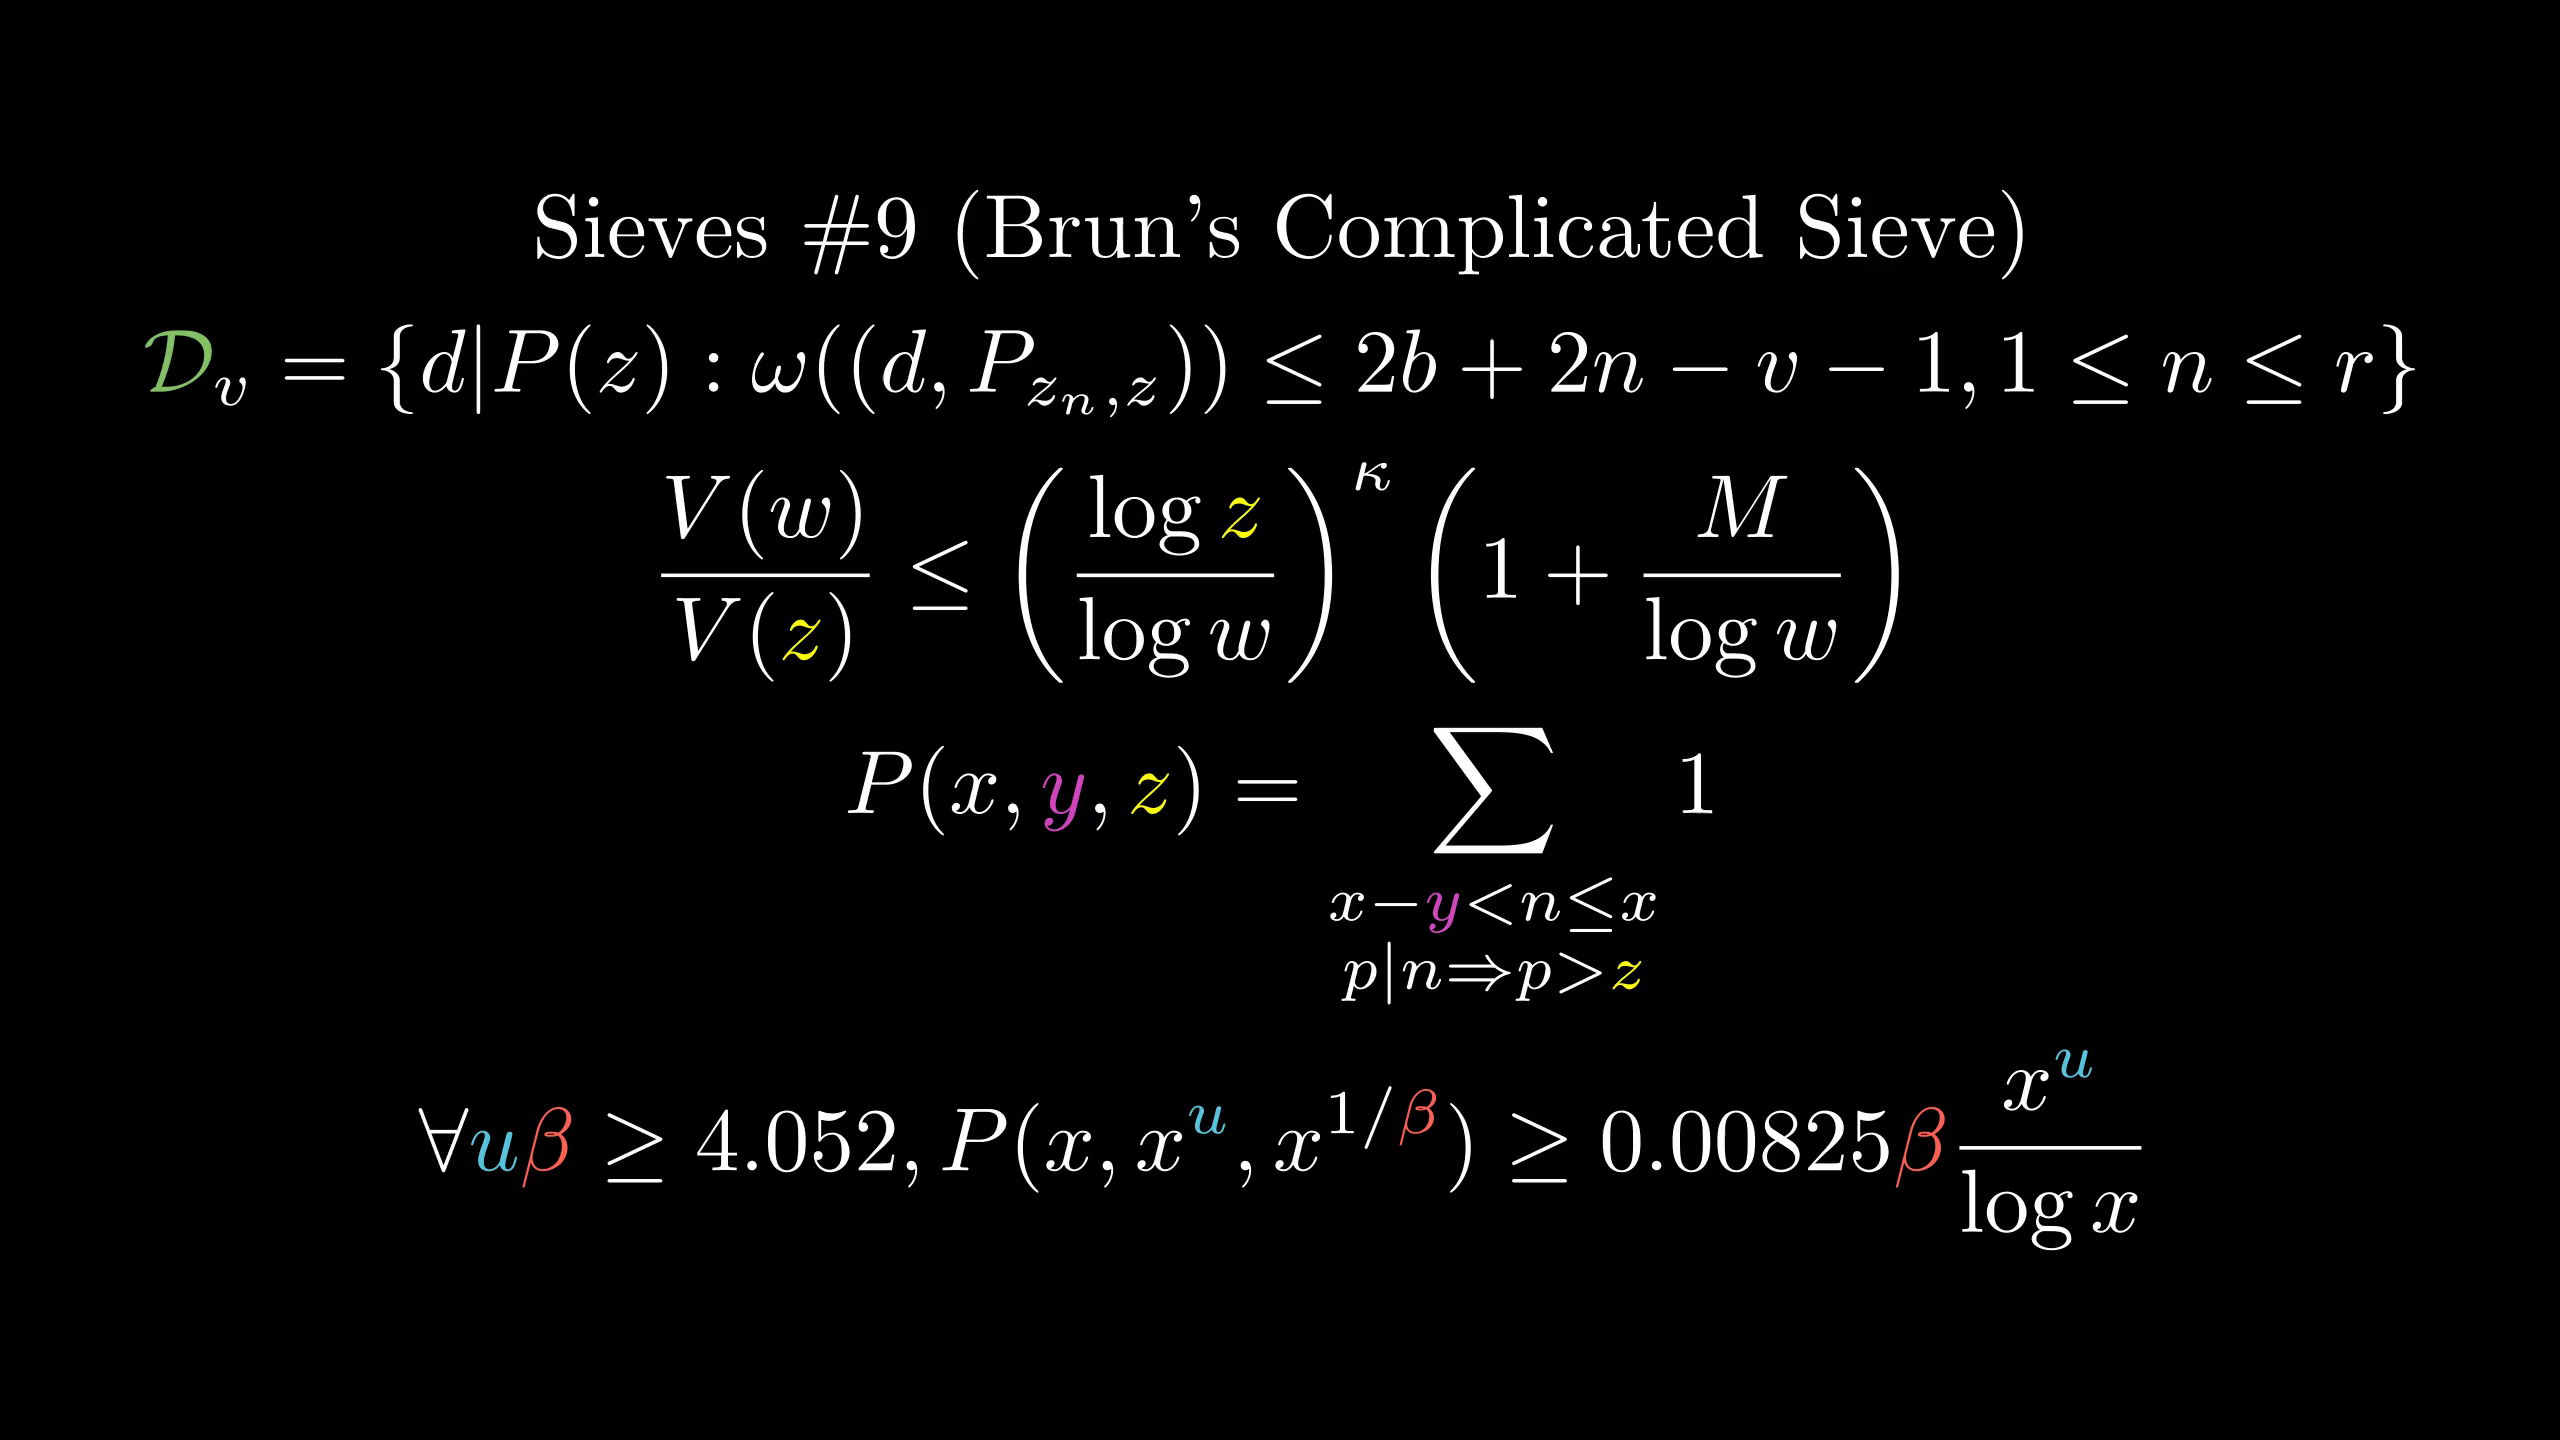

Python code for this plot:
from manimlib.imports import *

class FooScene(Scene):
    def construct(self):
        cm={
                "z":YELLOW,
                "^u":BLUE,
                "{u}":BLUE,
                "y":PINK,
                r"\beta":RED
        }
        tit=TextMobject(r"Sieves \#9 (Brun's Complicated Sieve)")
        fml=TexMobject(r"\mathcal D_v=\{d|P(z):\omega((d,P_{z_n,z}))\le2b+2n-v-1,1\le n\le r\}",tex_to_color_map={r"\mathcal D":GREEN})
        fml2=TexMobject(r"{V(w)\over V(z)}\le\left(\log z\over\log w\right)^\kappa\left(1+{M\over\log w}\right)",tex_to_color_map=cm)
        fml3=TexMobject(r"P(x,y,z)=\sum_{\substack{x-y<n\le x\\p|n\Rightarrow p>z}}1",
                tex_to_color_map=cm)
        fml4=TexMobject(r"\forall {u}\beta\ge4.052,P(x,x^u,x^{1/\beta})\ge0.00825\beta{x^u\over\log x}",tex_to_color_map=cm)
        self.add(VGroup(tit,fml,fml2,fml3,fml4).arrange(DOWN))
        self.wait()
